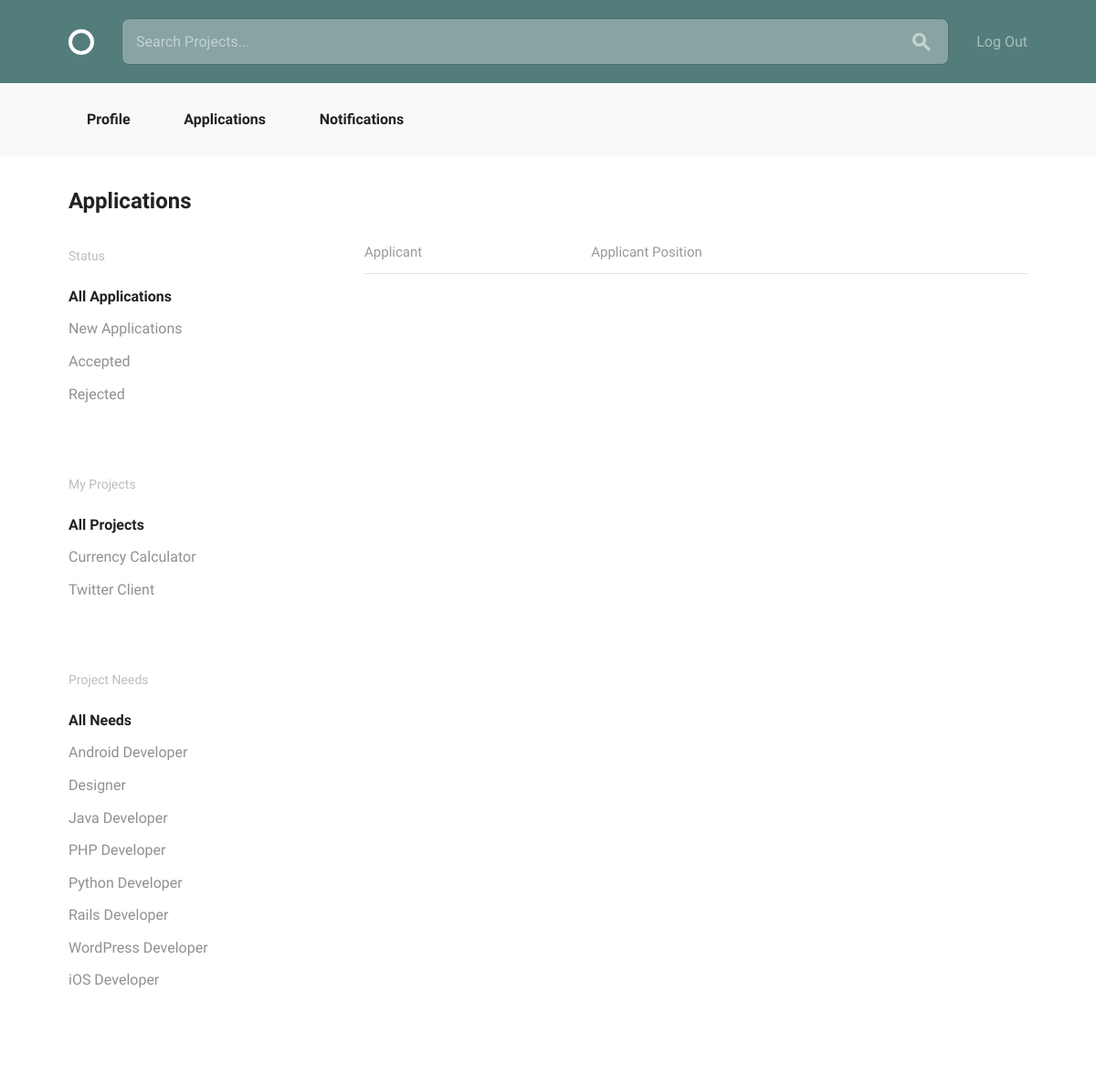
The app's page /projects/application/ (signed in), older data.
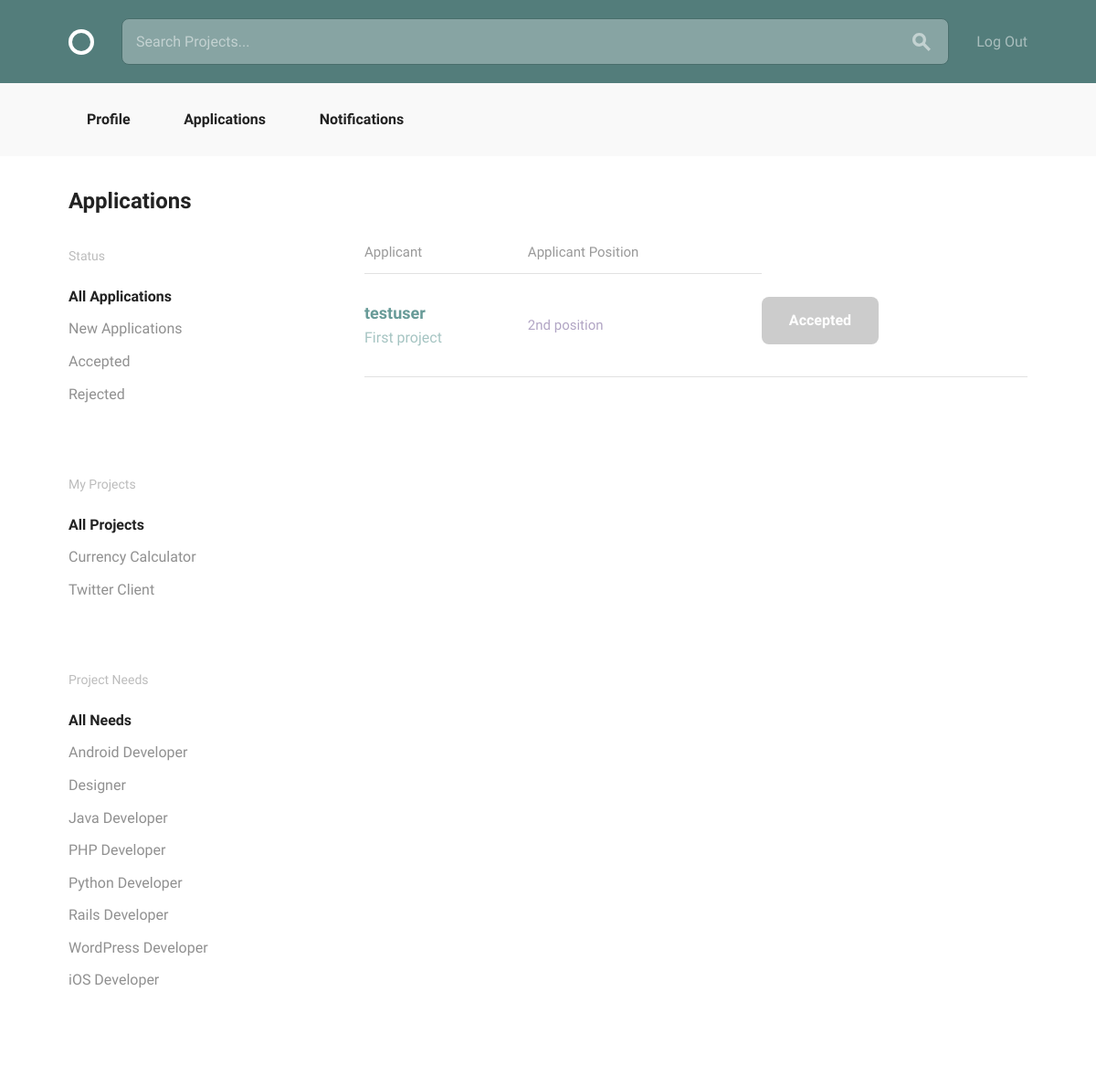
The same page, newer data.
### projects/models.py (models this page shows, shortened)
class Application(models.Model):
    applicant = models.ForeignKey(
        settings.AUTH_USER_MODEL,
        related_name="applicaion"
    )
    position = models.ForeignKey(Position)
    status = models.CharField(max_length=20)

class Position(models.Model):
    ANDROID = "Android"
    DESIGN = "Design"
    JAVA = "Java"
    PHP = "PHP"
    PYTHON = "Python"
    RAILS = "Rails"
    WORDPRESS = "Wordpress"
    iOS = "iOS"
    SKILLES_CHOICES = (
        (ANDROID, "Android Developer"),
        (DESIGN, "Designer"),
        (JAVA, "Java Developer"),
        (PHP, "PHP Developer"),
        (PYTHON, "Python Developer"),
        (RAILS, "Rails Developer"),
        (WORDPRESS, "Wordpress Developer"),
        (iOS, "iOS Developer")
    )
    project = models.ForeignKey(
        Project,
        null=True,
        related_name="positions",
        on_delete=models.CASCADE)
    title = models.CharField(max_length=100)
    description = models.CharField(max_length=500)
    skill = models.CharField(max_length=20, choices=SKILLES_CHOICES, default="")
    position_filled = models.BooleanField(default=False)

class Project(models.Model):
    user = models.ForeignKey(settings.AUTH_USER_MODEL, null=True)
    title = models.CharField(max_length=100)
    description = models.TextField(max_length=500)
    estimated_time = models.IntegerField()
    requirements = models.CharField(max_length=100)

### accounts/models.py (models this page shows, shortened)
class User(AbstractBaseUser, PermissionsMixin):
    email = models.EmailField(unique=True)
    username = models.CharField(max_length=40, unique=True)
    bio = models.TextField(max_length=500, blank=True, default="")
    image = models.ImageField(upload_to="profile_image/", blank=True)
    date_joined = models.DateTimeField(default=timezone.now)
    is_active = models.BooleanField(default=True)
    is_staff = models.BooleanField(default=False)
    objects = UserManager()
    USERNAME_FIELD = "email"
    REQUIRED_FIELDS = ["username"]
    def __str__(self):
        return self.username

### projects/views.py (the view)
@login_required
def application_list(request):
    applications = models.Application.objects.all()
    return render(request, 'projects/application_list.html',
                {'applications': applications})

### projects/templates/projects/application_list.html (shortened to what this page needs)
{% extends "layout.html" %}
{% load static from staticfiles %}
{% block body_content %}
<div class="bounds circle--page">
    <div class="circle--page--header grid-100">
        <h2>Applications</h2>
    </div>
    <div class="grid-25">
        <div class="circle--filter circle--secondary--module">
            <h4>Status</h4>
            <ul class="circle--filter--list">
                <li><a class="selected">All Applications</a></li>
                <li><a>New Applications</a></li>
                <li><a>Accepted</a></li>
                <li><a>Rejected</a></li>
            </ul>
        </div>
        <div class="circle--filter circle--secondary--module">
            <h4>My Projects</h4>
            <ul class="circle--filter--list">
                <li><a class="selected">All Projects</a></li>
                <li><a>Currency Calculator</a></li>
                <li><a>Twitter Client</a></li>
            </ul>
        </div>
        <div class="circle--filter circle--secondary--module">
            <h4>Project Needs</h4>
            <ul class="circle--filter--list">
                <li><a class="selected">All Needs</a></li>
                <li><a>Android Developer</a></li>
                <li><a>Designer</a></li>
                <li><a>Java Developer</a></li>
                <li><a>PHP Developer</a></li>
                <li><a>Python Developer</a></li>
                <li><a>Rails Developer</a></li>
                <li><a>WordPress Developer</a></li>
                <li><a>iOS Developer</a></li>
            </ul>
        </div>
    </div>
    <div class="grid-70 grid-push-5">
         <table class="u-full-width circle--table">
            <thead>
                <tr>
                    <th>Applicant</th>
                    <th class="circle--cell--right">Applicant Position</th>
                </tr>
            </thead>
            <tbody>
                {% for application in applications %}
                    {% if application.applicant != request.user %}
                        <tr class="clickable-row" data-href="{% url "accounts:profile_detail" pk=application.applicant.pk %}">
                            <td>
                                <h3>{{ application.applicant }}</h3>
                                <p>{{ application.position.project.title }}</p>
                            </td>
                            <td class="circle--cell--right">
                                <span class="secondary-label">{{ application.position.title }}</span>
                            </td>
                            <td>
                                {% if application.status == "accept" %}
                                    <a class="button button-primary button-inactive">Accepted</a>
                                {% elif application.status == "reject" %}
                                    <a class="button button-primary button-inactive">Rejected</a>
                                {% else %}
                                    <a class="button button-primary" href="{% url 'projects:reject' pk=application.pk %}">Reject</a>
                                {% endif %}
                            </td>
                        </tr>
                    {% endif %}
                {% endfor %}
            </tbody>
        </table>
    </div>
</div>
{% endblock %}

Row changes from the older to the newer data that the page shows:
added Application: applicant "testuser", position.project "First project", position "2nd position", status "Accepted"
